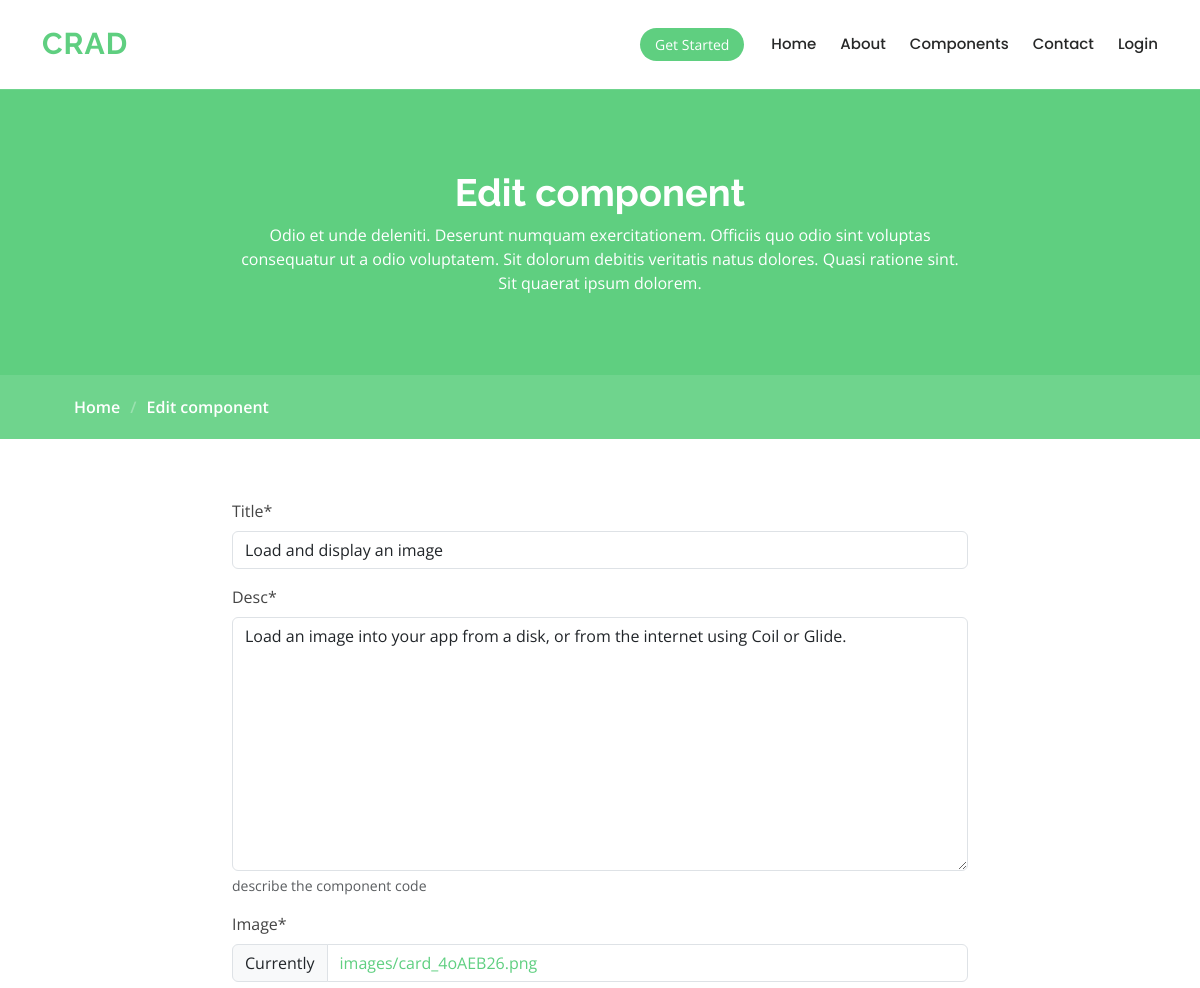
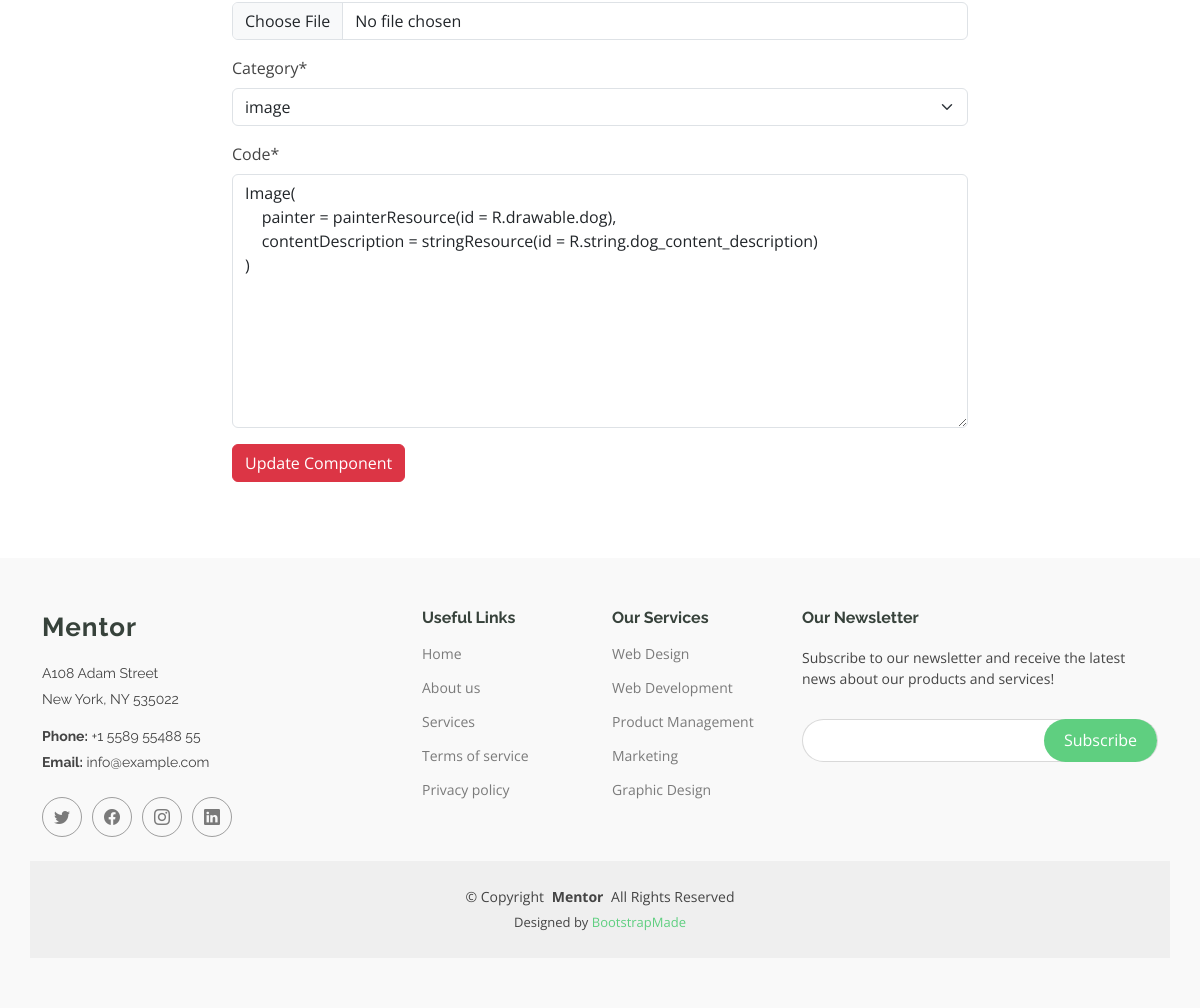
The page /components/4/edit on the database its author committed (2 pictures, top to bottom).
### crad/models.py (models this page shows)
class Component(models.Model):
    title = models.CharField(max_length = 150)
    desc = models.TextField(help_text="describe the component code")
    image = models.FileField(upload_to="images", default="card.png")
    category = models.ForeignKey(Category, on_delete=models.CASCADE)
    code = models.TextField()
    created_at = models.DateTimeField(auto_now_add=True)

### crad/views.py (the view)
# urls.py: path('components/<int:pk>/edit',component_edit,name='component_edit'),
def component_edit(request,pk):
    c = Component.objects.get(pk=pk)
    form = ComponentForm(instance=c)
    if request.method=='POST':
        form = ComponentForm(request.POST, request.FILES, instance=c)
        if form.is_valid():
            form.save()
            messages.success(request, "component updated successfully")
            return redirect('components')
    return render(request, "component_edit.html", {
        'form': form
    })

### crad/forms.py
class ComponentForm(forms.ModelForm):
    class Meta:
        model = Component
        fields = '__all__'

### crad/models.py (called while the page is built)
    def __str__(self):
        return self.name

### templates/component_edit.html (shortened to what this page needs)
{% load crispy_forms_tags %}
<!DOCTYPE html>
<html lang="en">
<head>
  <link href="/static/vendor/bootstrap/css/bootstrap.min.css" rel="stylesheet">
  <link href="/static/vendor/bootstrap-icons/bootstrap-icons.css" rel="stylesheet">
  <link href="/static/vendor/aos/aos.css" rel="stylesheet">
  <link href="/static/vendor/glightbox/css/glightbox.min.css" rel="stylesheet">
  <link href="/static/vendor/swiper/swiper-bundle.min.css" rel="stylesheet">
  <link href="/static/css/main.css" rel="stylesheet">
</head>
<body class="courses-page">
  {% include 'components/header.html'%}
  <main class="main">
    <div class="page-title" data-aos="fade">
      <div class="heading">
        <div class="container">
          <div class="row d-flex justify-content-center text-center">
            <div class="col-lg-8">
              <h1>Edit component</h1>
              <p class="mb-0">Odio et unde deleniti. Deserunt numquam exercitationem. Officiis quo odio sint voluptas consequatur ut a odio voluptatem. Sit dolorum debitis veritatis natus dolores. Quasi ratione sint. Sit quaerat ipsum dolorem.</p>
            </div>
          </div>
        </div>
      </div>
      <nav class="breadcrumbs">
        <div class="container">
          <ol>
            <li><a href="index.html">Home</a></li>
            <li class="current">Edit component</li>
          </ol>
        </div>
      </nav>
    </div>
    <section id="courses" class="courses section">
      <div class="container">
        <div class="row justify-content-center">
            <div class="col-md-8">
                <form method="post" enctype="multipart/form-data">
                    {{form|crispy}}
                    <div class="mb-3">
                        <button type="submit" class="btn btn-danger">Update Component</button>
                    </div>
                </form>
            </div>
        </div>
      </div>
    </section>
  </main>
  <footer id="footer" class="footer position-relative">
    <div class="container footer-top">
      <div class="row gy-4">
        <div class="col-lg-4 col-md-6 footer-about">
          <a href="index.html" class="logo d-flex align-items-center">
            <span class="sitename">Mentor</span>
          </a>
          <div class="footer-contact pt-3">
            <p>A108 Adam Street</p>
            <p>New York, NY 535022</p>
            <p class="mt-3"><strong>Phone:</strong> <span>+1 5589 55488 55</span></p>
            <p><strong>Email:</strong> <span>info@example.com</span></p>
          </div>
          <div class="social-links d-flex mt-4">
            <a href=""><i class="bi bi-twitter"></i></a>
            <a href=""><i class="bi bi-facebook"></i></a>
            <a href=""><i class="bi bi-instagram"></i></a>
            <a href=""><i class="bi bi-linkedin"></i></a>
          </div>
        </div>
        <div class="col-lg-2 col-md-3 footer-links">
          <h4>Useful Links</h4>
          <ul>
            <li><a href="#">Home</a></li>
            <li><a href="#">About us</a></li>
            <li><a href="#">Services</a></li>
            <li><a href="#">Terms of service</a></li>
            <li><a href="#">Privacy policy</a></li>
          </ul>
        </div>
        <div class="col-lg-2 col-md-3 footer-links">
          <h4>Our Services</h4>
          <ul>
            <li><a href="#">Web Design</a></li>
            <li><a href="#">Web Development</a></li>
            <li><a href="#">Product Management</a></li>
            <li><a href="#">Marketing</a></li>
            <li><a href="#">Graphic Design</a></li>
          </ul>
        </div>
        <div class="col-lg-4 col-md-12 footer-newsletter">
          <h4>Our Newsletter</h4>
          <p>Subscribe to our newsletter and receive the latest news about our products and services!</p>
          <form action="forms/newsletter.php" method="post" class="php-email-form">
            <div class="newsletter-form"><input type="email" name="email"><input type="submit" value="Subscribe"></div>
          </form>
        </div>
      </div>
    </div>
    <div class="container copyright text-center mt-4">
      <p>© <span>Copyright</span> <strong class="px-1 sitename">Mentor</strong> <span>All Rights Reserved</span></p>
      <div class="credits">
        Designed by <a href="https://bootstrapmade.com/">BootstrapMade</a>
      </div>
    </div>
  </footer>
</body>
</html>

### assets/css/main.css (style rules this page uses)
:root { --default-font: "Open Sans", system-ui, -apple-system, "Segoe UI", Roboto, "Helvetica Neue", Arial, "Noto Sans", "Liberation Sans", sans-serif, "Apple Color Emoji", "Segoe UI Emoji", "Segoe UI Symbol", "Noto Color Emoji"; --heading-font: "Raleway", sans-serif; --nav-font: "Poppins", sans-serif; }
:root { --background-color: #ffffff; --background-color-rgb: 255, 255, 255; --default-color: #444444; --default-color-rgb: 68, 68, 68; --heading-color: #37423b; --heading-color-rgb: 55, 66, 59; --accent-color: #5fcf80; --accent-color-rgb: 95, 207, 128; --contrast-color: #ffffff; --contrast-color-rgb: 255, 255, 255; }
:root { --nav-color: #272828; --nav-hover-color: #5fcf80; --nav-dropdown-color: #272828; --nav-dropdown-hover-color: #5fcf80; --nav-dropdown-background-color: #ffffff; }
:root { scroll-behavior: smooth; }
body { color: var(--default-color); background-color: var(--background-color); font-family: var(--default-font); }
a { color: var(--accent-color); text-decoration: none; transition: 0.3s; }
h1, h2, h3, h4, h5, h6 { color: var(--heading-color); font-family: var(--heading-font); }
.footer { color: var(--default-color); background-color: rgba(var(--default-color-rgb), 0.03); font-size: 14px; padding-bottom: 50px; position: relative; }
.footer .footer-top { padding-top: 50px; }
.footer .footer-about .logo { margin-bottom: 0; }
.footer .footer-about .logo span { font-size: 26px; font-weight: 700; letter-spacing: 1px; font-family: var(--heading-font); color: var(--heading-color); }
.footer .footer-about p { font-size: 14px; font-family: var(--heading-font); }
.footer .social-links a { display: flex; align-items: center; justify-content: center; width: 40px; height: 40px; border-radius: 50%; border: 1px solid rgba(var(--default-color-rgb), 0.5); font-size: 16px; color: rgba(var(--default-color-rgb), 0.7); margin-right: 10px; transition: 0.3s; }
.footer h4 { font-size: 16px; font-weight: bold; position: relative; padding-bottom: 12px; }
.footer .footer-links { margin-bottom: 30px; }
.footer .footer-links ul { list-style: none; padding: 0; margin: 0; }
.footer .footer-links ul li { padding: 10px 0; display: flex; align-items: center; }
.footer .footer-links ul li:first-child { padding-top: 0; }
.footer .footer-links ul a { color: rgba(var(--default-color-rgb), 0.7); display: inline-block; line-height: 1; }
.footer .footer-contact p { margin-bottom: 5px; }
.footer .footer-newsletter .newsletter-form { margin-top: 30px; padding: 6px 8px; position: relative; border-radius: 50px; border: 1px solid rgba(var(--default-color-rgb), 0.2); display: flex; background-color: var(--background-color); transition: 0.3s; }
.footer .footer-newsletter .newsletter-form input[type=email] { border: 0; padding: 4px 8px; width: 100%; background-color: var(--background-color); color: var(--default-color); }
.footer .footer-newsletter .newsletter-form input[type=submit] { border: 0; font-size: 16px; padding: 0 20px 2px 20px; margin: -7px -8px -7px 0; background: var(--accent-color); color: var(--contrast-color); transition: 0.3s; border-radius: 50px; }
.footer .copyright { padding-top: 25px; padding-bottom: 25px; background-color: rgba(var(--default-color-rgb), 0.05); }
.footer .copyright p { margin-bottom: 0; }
.footer .credits { margin-top: 6px; font-size: 13px; }
.page-title { --default-color: var(--contrast-color); --default-color-rgb: var(--contrast-color-rgb); --background-color: var(--accent-color); --heading-color: var(--contrast-color); color: var(--default-color); background-color: var(--background-color); position: relative; }
.page-title .heading { padding: 80px 0; border-top: 1px solid rgba(var(--default-color-rgb), 0.1); }
.page-title .heading h1 { font-size: 38px; font-weight: 700; }
.page-title nav { background-color: rgba(var(--default-color-rgb), 0.099); padding: 20px 0; }
.page-title nav a { color: var(--default-color); }
.page-title nav ol { display: flex; flex-wrap: wrap; list-style: none; margin: 0; font-size: 16px; font-weight: 600; }
.page-title nav ol li+li { padding-left: 10px; }
.page-title nav ol li+li::before { content: "/"; display: inline-block; padding-right: 10px; color: rgba(var(--default-color-rgb), 0.3); }
section, .section { color: var(--default-color); background-color: var(--background-color); padding: 60px 0; scroll-margin-top: 900px; overflow: clip; }

### rows shown on the page
Component: title "Load and display an image", desc "Load an image into your app from a disk, or from the internet using Coil or Glide.", category "image", code "Image( painter = painterResource(id = R.drawable.dog), contentDescription = stringResource(id = R.string.dog_content_description) )"
